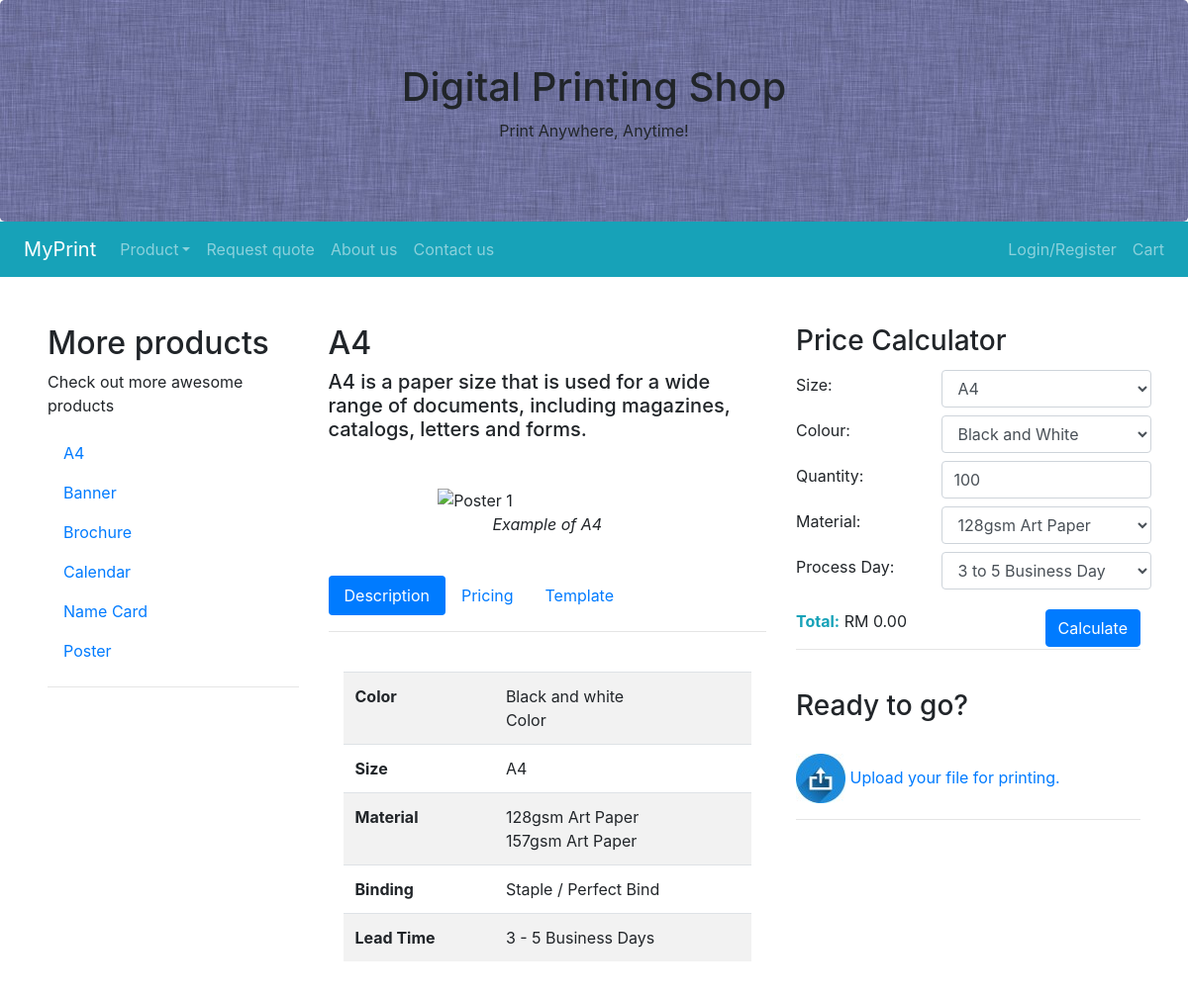
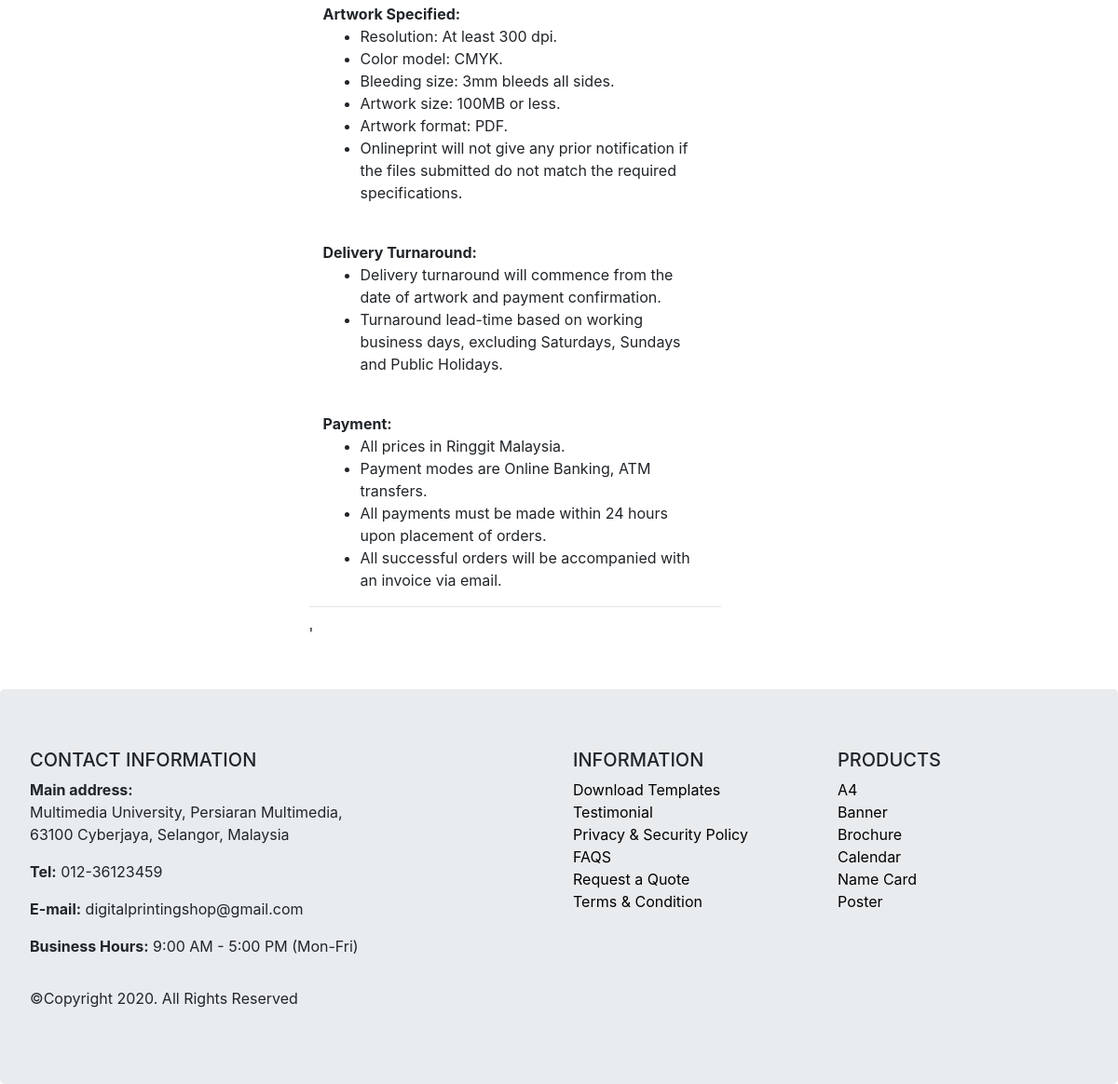
Page /customer/product_catalog.php?ID=1 on the committed database (2 pictures, top to bottom).
### tables this page shows
CREATE TABLE `product` (
  `ID` int(10) NOT NULL,
  `Name` varchar(255) DEFAULT NULL,
  `Catchphrase` varchar(255) DEFAULT NULL,
  `Details` text DEFAULT NULL
);

### customer/product_catalog.php (the view, shortened to what this page needs)
<!DOCTYPE html>
<html lang="en">
    <head>
        <link rel="stylesheet" href="https://maxcdn.bootstrapcdn.com/bootstrap/4.4.1/css/bootstrap.min.css" />
		<link rel="stylesheet" type="text/css" href="customer.css">
		<?php
			$ID = $_GET['ID'];
			include '../include/connection-config.inc.php';
		?>
    </head>
    <body>
        <?php include 'include/header.php'; ?>
        <div class="container-fluid p-5">
            <div class="row">
                <?php include 'include/catalog-nav.inc.php'; ?>
				<div class="col-md-5">
				<h2>
					<?php
						$sql = "SELECT `Name` FROM `product` where `ID` like '".$ID."';";
						$result = $pdo->query($sql);
						echo ($result->fetchColumn());
					?>
				</h2>
				<h5>
					<?php
						$sql = "SELECT `Catchphrase` FROM `product` where `ID` like '".$ID."';";
						$result = $pdo->query($sql);
						echo ($result->fetchColumn());
					?>
				</h5>
				<figure class="mt-5">
					<img src="../img/
					<?php
						$sql = "SELECT `Name` FROM `product` where `ID` like '".$ID."';";
						$result = $pdo->query($sql);
						echo ($result->fetchColumn());
					?>
						.jpg" class="img-fluid w-50 mx-auto d-block" alt="Poster 1" />
					<figcaption>
						<p>
							<span class="d-flex justify-content-center">
								<i>Example of
								<?php
									$sql = "SELECT `Name` FROM `product` where `ID` like '".$ID."';";
									$result = $pdo->query($sql);
									echo ($result->fetchColumn());
								?>
								</i>
							</span>
						</p>
					</figcaption>
				</figure>
				<br />
				<ul class="nav nav-pills" role="tablist">
					<li class="nav-item">
						<a class="nav-link active" data-toggle="pill" href="#description">Description</a>
					</li>
					<li class="nav-item">
						<a class="nav-link" data-toggle="pill" href="#pricing">Pricing</a>
					</li>
					<?php
					if($ID != '3'){
						echo '<li class="nav-item">';
						echo '<a class="nav-link" data-toggle="pill" href="#template">Template</a>';
						echo '</li>';
					}
					?>
				</ul>
				<hr class="d-block" />
				<?php
					$sql = "SELECT `Details` FROM `product` WHERE `ID` like '".$ID."';";
					$result = $pdo->query($sql);
					echo ($result->fetchColumn());
				?>
                    </div>
                    <hr class="d-block"/>'
                </div>
                <div class="col-md-4">
                    <h3>Price Calculator</h3>
                    <form >
                    <div class="form-group row">
                        <label for="size" class="col-sm-5 col-form-label">Size:</label>
                        <div class="col-sm-7 p-1">
                            <select class="form-control" id="size" name="size">
                                <?php
								switch($ID){
								case '1':
									echo '<option class="active" value="1">A4</option>';
									break;
								}
								?>
                            </select>
                        </div>
						<?php
						if($ID != '2' and $ID !='4'){
							echo '<label for="colour" class="col-sm-5 col-form-label">Colour:</label>';
							echo '<div class="col-sm-7 p-1">';
								echo '<select class="form-control" id="colour" name="colour">';
								switch($ID) {
								case '1':
									echo '<option class="active" value="1">Black and White</option>';
									break;
								}
								echo '</select>';
							echo '</div>';
						}
						?>
                        <label for="quantity" class="col-sm-5 col-form-label">Quantity:</label>
                        <div class="col-sm-7 p-1">
                            <input type="number" class="form-control" id="quantity" min="10" value="100">
                        </div>
                        <label for="material" class="col-sm-5 col-form-label">Material:</label>
                        <div class="col-sm-7 p-1">
                            <select class="form-control" id="material" name="material">
                                <?php
								switch($ID){
								case '1':
								case '3':
								case '6':
									echo '<option class="active" value="1">128gsm Art Paper</option>';
									break;
								}
								?>
                            </select>
                        </div>
                        <label for="process_day" class="col-sm-5 col-form-label">Process Day:</label>
                        <div class="col-sm-7 p-1">
                            <select class="form-control" id="process_day" name="process_day">
                                <option class="active" value="1">3 to 5 Business Day</option>
                            </select>
                        </div>
                    </div>
                    <span class="text-info font-weight-bolder">Total:</span>
					<span id="displayPrice" class="content-small-box-content rightalign"> RM 0.00
					</span>
                    <button type="button" class="btn btn-primary float-right" onclick="priceCalculator()">Calculate</button>
                    <hr class="d-block" /></form>
                    <br />
                    <h3>Ready to go?</h3>
                    <br />
                    <a href="upload.php?ID=<?php echo $ID;?>">
						<img src="../img/upload.jpg" class="img-fluid" alt="Upload icon"/> Upload your file for printing.
					</a>
                    <hr class="d-block" />
                </div>
            </div>
        </div>
	</body>
</html>

### rows in the picture
product: Name "A4", Catchphrase "A4 is a paper size that is used for a wide range of documents, including magazines, catalogs, letters and forms.", Details "Color Black and white Color Size A4 Material 128gsm Art Paper 157gsm Art Paper Binding Staple / Perfect Bind Lead Time 3 - 5 Business Days Artwork Specified: Resolution: At least 300 dpi. Color model: CMYK. Bleeding size: 3mm bleeds all sides. Artwork size: 100MB or less. Artwork format: PDF. Onlineprint will not give any prior notification if the files submitted do not match the required specifications. Delivery Turnaround: Delivery turnaround will commence from the date of artwork and payment confirmation. Turnaround lead-time based on working business days, excluding Saturdays, Sundays and Public Holidays. Payment: All prices in Ringgit Malaysia. Payment modes are Online Banking, ATM…"

### other values in the picture
$status "Login/Register"
